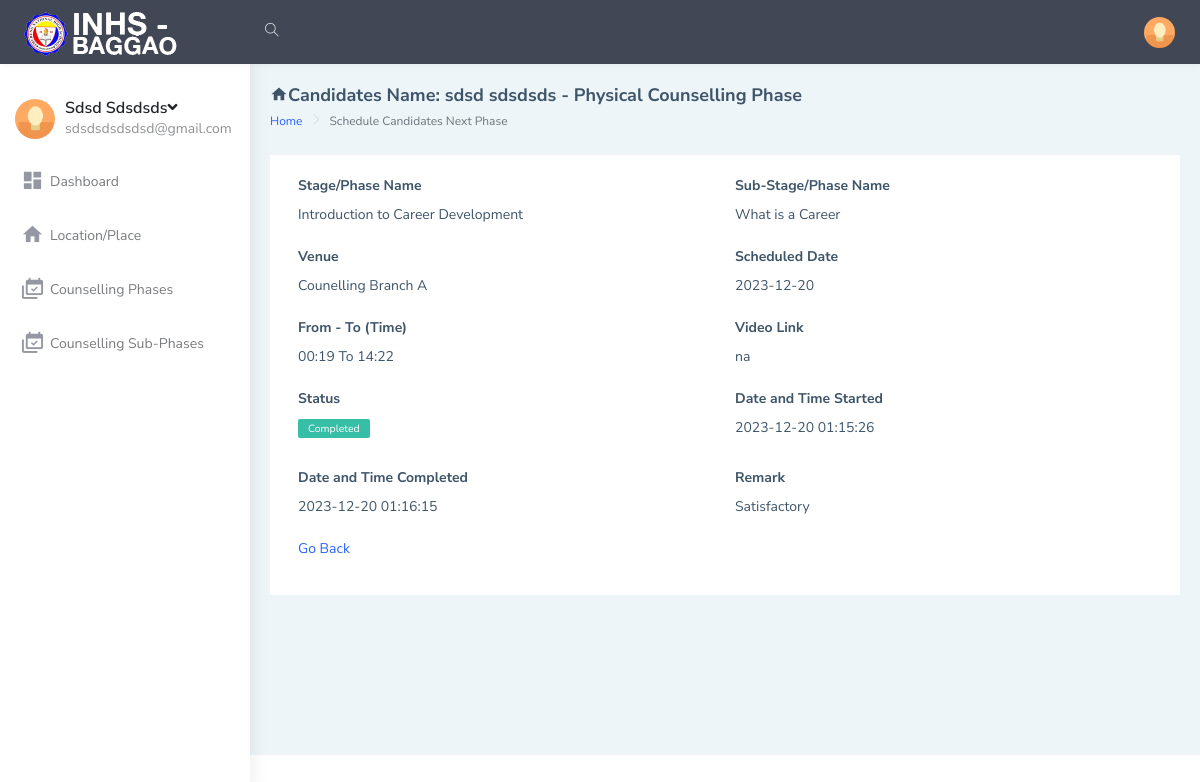
The app's page /student/fullDetails.php?viewid=7 (signed in) with its own data.
### tables this page shows
CREATE TABLE `users_tbl` (
  `id` int(10) NOT NULL,
  `firstName` varchar(50) DEFAULT NULL,
  `lastName` varchar(50) DEFAULT NULL,
  `emailAddress` varchar(50) DEFAULT NULL,
  `password` varchar(20) DEFAULT NULL,
  `phoneNo` varchar(20) DEFAULT NULL,
  `address` text DEFAULT NULL,
  `dob` varchar(20) DEFAULT NULL,
  `gender` varchar(10) DEFAULT NULL,
  `hobbies` text DEFAULT NULL,
  `course` varchar(50) DEFAULT NULL,
  `qualification` varchar(50) DEFAULT NULL,
  `qualificationGrade` varchar(50) DEFAULT NULL,
  `skills` text DEFAULT NULL,
  `scheduleTypeId` varchar(10) DEFAULT NULL,
  `dateCreated` varchar(20) DEFAULT NULL
);

CREATE TABLE `substagetracker_tbl` (
  `id` int(10) NOT NULL,
  `userId` varchar(20) DEFAULT NULL,
  `stageId` varchar(20) DEFAULT NULL,
  `subStageId` varchar(20) DEFAULT NULL,
  `venue` text DEFAULT NULL,
  `scheduleDate` varchar(50) DEFAULT NULL,
  `fromTime` varchar(20) DEFAULT NULL,
  `toTime` varchar(20) DEFAULT NULL,
  `videoLink` text DEFAULT NULL,
  `status` varchar(50) DEFAULT NULL,
  `dateStarted` varchar(255) NOT NULL,
  `dateCompleted` text DEFAULT NULL,
  `remark` text DEFAULT NULL,
  `dateCreated` varchar(50) DEFAULT NULL
);

CREATE TABLE `scheduletype_tbl` (
  `id` int(10) NOT NULL,
  `typeName` varchar(20) DEFAULT NULL
);

CREATE TABLE `stages_tbl` (
  `id` int(10) NOT NULL,
  `stageNo` varchar(10) DEFAULT NULL,
  `stageName` varchar(255) DEFAULT NULL,
  `description` text DEFAULT NULL,
  `remarks` text DEFAULT NULL,
  `objectives` text DEFAULT NULL,
  `material` text DEFAULT NULL,
  `videoLink` text DEFAULT NULL,
  `dateCreated` varchar(20) DEFAULT NULL
);

CREATE TABLE `substage_tbl` (
  `id` int(10) NOT NULL,
  `stageId` varchar(10) DEFAULT NULL,
  `subStageNo` varchar(10) DEFAULT NULL,
  `subStageName` varchar(255) DEFAULT NULL,
  `description` text DEFAULT NULL,
  `remark` text DEFAULT NULL,
  `objectives` text DEFAULT NULL,
  `dateCreated` varchar(20) DEFAULT NULL
);

### student/includes/session.php (called while the page is built, shortened)
<?php
include('dbconnection.php');
if (isset($_SESSION['user_id']))
{
    $user_id = $_SESSION['user_id'];
    $que=mysqli_query($con,"select * from users_tbl where id ='$user_id'");
    $ret=mysqli_fetch_array($que);
}
else{
  echo "<script type = \"text/javascript\">
  window.location = (\"../index.php\");
  </script>";
}
?>

### student/fullDetails_action.php (called while the page is built, shortened)
<?php
include('includes/dbconnection.php');
if(isset($_GET["viewid"]) && $_GET["viewid"] != "")
{
    $viewid = $_GET["viewid"];
    $que=mysqli_query($con,"SELECT substagetracker_tbl.id, substagetracker_tbl.userId,substagetracker_tbl.stageId,
    substagetracker_tbl.subStageId,substagetracker_tbl.venue,substagetracker_tbl.scheduleDate,substagetracker_tbl.fromTime,
    substagetracker_tbl.toTime,substagetracker_tbl.videoLink,substagetracker_tbl.status,
    substagetracker_tbl.dateStarted,substagetracker_tbl.dateCompleted,substagetracker_tbl.remark,
    users_tbl.firstName,users_tbl.lastName,stages_tbl.stageName,stages_tbl.stageNo,
    substage_tbl.subStageName,substage_tbl.subStageNo
    from substagetracker_tbl
    INNER JOIN stages_tbl ON stages_tbl.id = substagetracker_tbl.stageId
    INNER JOIN users_tbl ON users_tbl.id = substagetracker_tbl.userId
    INNER JOIN substage_tbl ON substage_tbl.id = substagetracker_tbl.subStageId
    where substagetracker_tbl.id = '$viewid'");
    $retd=mysqli_fetch_array($que);
    if($retd > 0){
        $userId = $retd['userId'];
        $fullName = $retd['firstName'].' '.$retd['lastName'];
        $stageName = $retd['stageName'];
        $subStageName = $retd['subStageName'];
        $venue = $retd['venue'];
        $scheduleDate = $retd['scheduleDate'];
        $fromTime = $retd['fromTime'];
        $toTime = $retd['toTime'];
        $videoLink = $retd['videoLink'];
        $status = $retd['status'];
        $dateStarted = $retd['dateStarted'];
        $dateCompleted = $retd['dateCompleted'];
        $remark = $retd['remark'];
        $queet=mysqli_query($con,"select users_tbl.id,users_tbl.firstName,users_tbl.lastName, scheduletype_tbl.typeName
        from users_tbl
        INNER JOIN scheduletype_tbl ON scheduletype_tbl.id = users_tbl.scheduleTypeId
        where users_tbl.id ='$userId'");
        $tt=mysqli_fetch_array($queet);
        if($tt > 0){
            $scheduleType = $tt['typeName'];
        }
    }
}
else{
    echo "<script type = \"text/javascript\">
    window.location = (\"schedule2.php\");
    </script>";
}
?>

### student/fullDetails.php (the view, shortened to what this page needs)
<!DOCTYPE html>
<html dir="ltr" lang="en">
<?php
include('includes/session.php');
include('fullDetails_action.php');
include('includes/header.php');
?>
<body>
    <div id="main-wrapper" data-layout="vertical" data-navbarbg="skin5" data-sidebartype="full"
        data-sidebar-position="absolute" data-header-position="absolute" data-boxed-layout="full">
        <?php include 'includes/topbar.php'?>
        <?php include 'includes/sidebar.php'?>
        <div class="page-wrapper">
            <div class="page-breadcrumb">
                <div class="row align-items-center">
                    <div class="col-10">
                        <h4 class="page-title"><i class="mdi mdi-home"></i>Candidates Name: <?php echo $fullName;?> - <?php echo $scheduleType;?> Counselling Phase</h4>
                        <div class="d-flex align-items-center">
                            <nav aria-label="breadcrumb">
                                <ol class="breadcrumb">
                                    <li class="breadcrumb-item"><a href="#">Home</a></li>
                                    <li class="breadcrumb-item active" aria-current="page">Schedule Candidates Next Phase</li>
                                </ol>
                            </nav>
                        </div>
                    </div>
                </div>
            </div>
            <div class="container-fluid">
                <div class="row">
                    <div class="col-lg-12">
                        <div class="card">
                            <div class="card-body">
                                <form class="form-horizontal form-material mx-2" method="post">
                                    <div class="form-group">
                                        <div class="col-md-12">
                                            <div class="row">
                                                <div class="col-md-6">
                                                    <label><b>Stage/Phase Name</b></label><br>
                                                    <?php echo $stageName;?>
                                                </div>
                                                <div class="col-md-6">
                                                    <label><b>Sub-Stage/Phase Name</b></label><br>
                                                    <?php echo $subStageName;?>
                                                </div>
                                            </div>
                                            <br>
                                            <div class="row">
                                                <div class="col-md-6">
                                                    <label><b>Venue</b></label><br>
                                                    <?php echo $venue;?>
                                                </div>
                                                <div class="col-md-6">
                                                    <label><b>Scheduled Date</b></label><br>
                                                    <?php echo $scheduleDate;?>
                                                </div>
                                            </div>
                                            <br>
                                            <div class="row">
                                                <div class="col-md-6">
                                                    <label><b>From - To (Time)</b></label><br>
                                                    <?php echo $fromTime;?> To <?php echo $toTime;?>
                                                </div>
                                                <div class="col-md-6">
                                                    <label><b>Video Link</b></label><br>
                                                    <?php echo $videoLink;?>
                                                </div>
                                            </div>
                                            <br>
                                            <div class="row">
                                                <div class="col-md-6">
                                                    <label ><b>Status</b></label><br>
                                                    <?php if($status == 'InProgress'){echo '<label class="label label-info">'.$status.'</label>';}
                                                    else{echo '<label class="label label-success">'.$status.'</label>';}?>
                                                </div>
                                                <div class="col-md-6">
                                                    <label><b>Date and Time Started</b></label><br>
                                                    <?php echo $dateStarted;?>
                                                </div>
                                            </div>
                                            <br>
                                            <div class="row">
                                                <div class="col-md-6">
                                                    <label><b>Date and Time Completed</b></label><br>
                                                    <?php echo $dateCompleted;?>
                                                </div>
                                                <div class="col-md-6">
                                                    <label><b>Remark</b></label><br>
                                                    <?php echo $remark;?>
                                                </div>
                                            </div>
                                            <br>
                                            <div class="row">
                                                <div class="col-md-6">
                                                    <a href="schedule2.php">Go Back</a>
                                                </div>
                                            </div>
                                        </div>
                                    </div>
                                </form>
                            </div>
                        </div>
                    </div>
                </div>
                </div>
            </div>
        </div>
</body>
</html>

### student/includes/sidebar.php (shortened to what this page needs)
<aside class="left-sidebar" data-sidebarbg="skin6">
    <div class="scroll-sidebar">
        <nav class="sidebar-nav">
            <ul id="sidebarnav">
                <li>
                    <div class="user-profile d-flex no-block dropdown m-t-20">
                        <div class="user-pic"><img src="../assets/images/users/1.jpg" alt="users"
                                class="rounded-circle" width="40" /></div>
                        <div class="user-content hide-menu m-l-10">
                            <a href="#" class="" id="Userdd" role="button"
                                data-bs-toggle="dropdown" aria-haspopup="true" aria-expanded="false">
                                <h5 class="m-b-0 user-name font-medium"><?php echo ucfirst($ret['firstName'])." ".ucfirst($ret['lastName']);?><i
                                        class="fa fa-angle-down"></i></h5>
                                <span class="op-5 user-email"><?php echo $ret['emailAddress'];?></span>
                            </a>
                        </div>
                    </div>
                </li>
                <li class="sidebar-item"> <a class="sidebar-link waves-effect waves-dark sidebar-link"
                        href="index.php" aria-expanded="false"><i class="mdi mdi-view-dashboard"></i><span
                            class="hide-menu">Dashboard</span></a></li>
                <li class="sidebar-item"> <a class="sidebar-link waves-effect waves-dark sidebar-link"
                    href="branch.php" aria-expanded="false"><i class="mdi mdi-home"></i><span
                class="hide-menu">Location/Place</span></a></li>
                <li class="sidebar-item"> <a class="sidebar-link waves-effect waves-dark sidebar-link"
                    href="schedule.php" aria-expanded="false"><i class="mdi mdi-calendar-multiple-check"></i><span
                class="hide-menu">Counselling Phases</span></a></li>
                <li class="sidebar-item"> <a class="sidebar-link waves-effect waves-dark sidebar-link"
                    href="schedule2.php" aria-expanded="false"><i class="mdi mdi-calendar-multiple-check"></i><span
                class="hide-menu">Counselling Sub-Phases</span></a></li>
            </ul>
        </nav>
    </div>
</aside>

### records on screen
users_tbl: firstName "Sdsd", lastName "Sdsdsds", emailAddress "sdsdsdsdsdsd@gmail.com", scheduletype_tbl.typeName "Physical"
substagetracker_tbl: users_tbl.firstName+lastName "sdsd sdsdsds", stages_tbl.stageName "Introduction to Career Development", substage_tbl.subStageName "What is a Career", venue "Counelling Branch A", scheduleDate "2023-12-20", fromTime "00:19", toTime "14:22", videoLink "na", status "Completed", dateStarted "2023-12-20 01:15:26", dateCompleted "2023-12-20 01:16:15", remark "Satisfactory"
